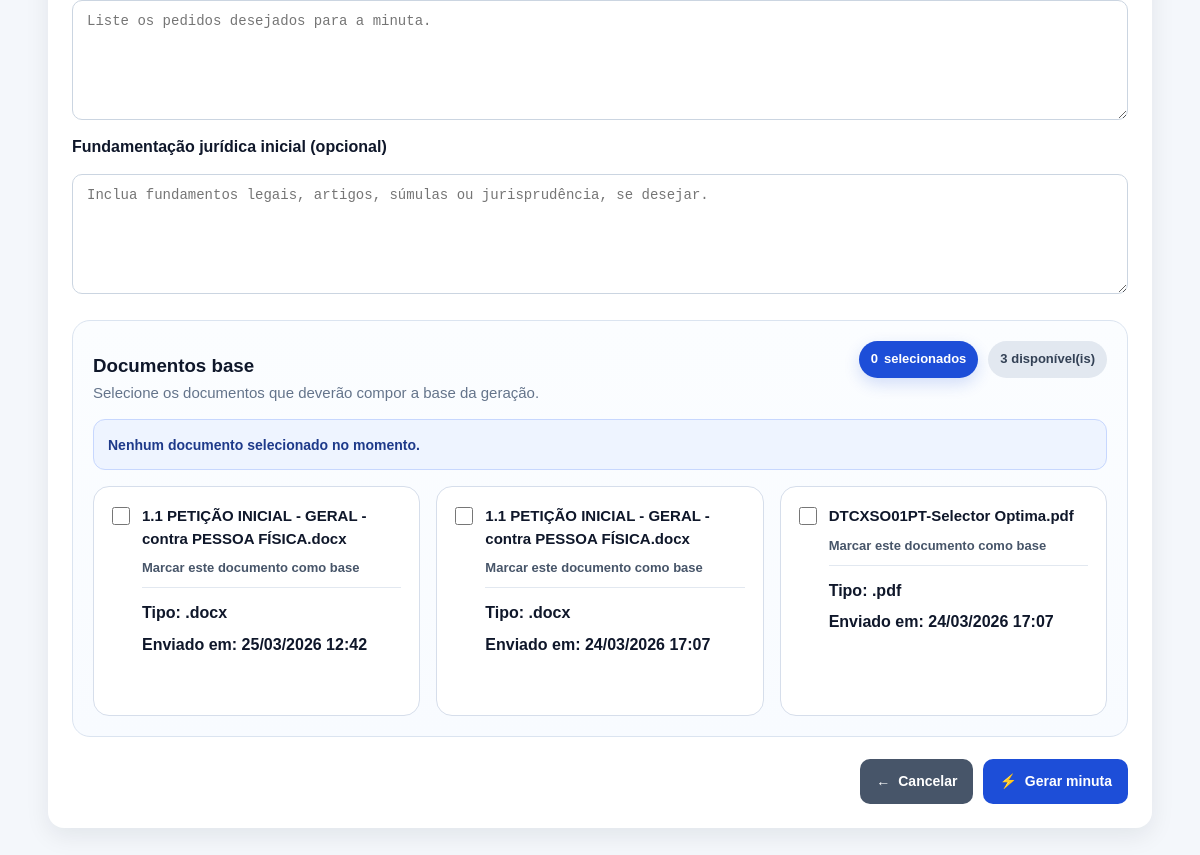
/generations/create (lower part), run on an earlier commit of the app's database.
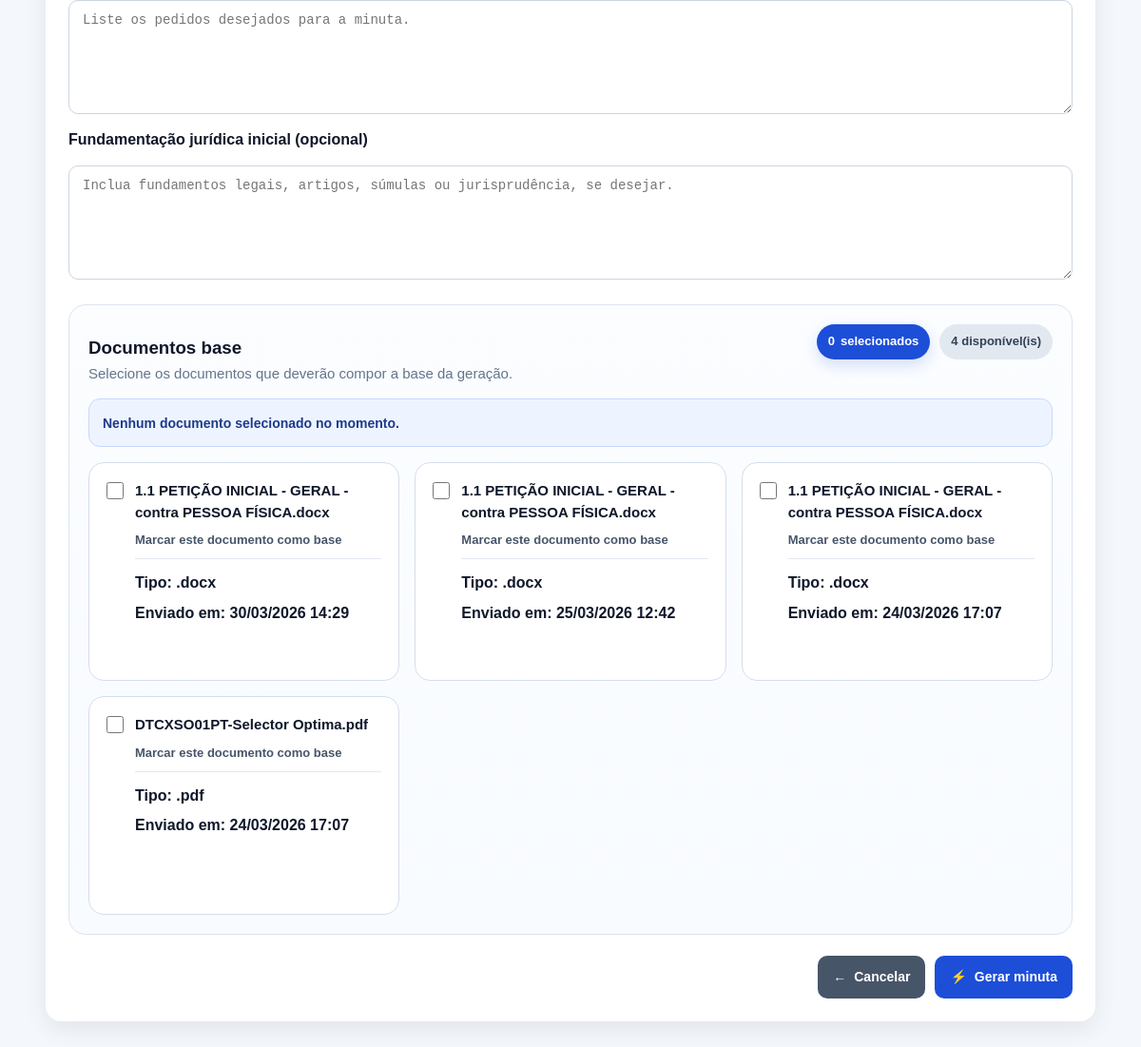
And on a later commit of the database.
### app/models/document.py (models this page shows)
class Document(Base):
    __tablename__ = "documents"
    id = Column(Integer, primary_key=True, index=True)
    original_filename = Column(String(255), nullable=False)
    saved_filename = Column(String(255), nullable=False)
    file_path = Column(String(500), nullable=False)
    file_type = Column(String(20), nullable=False)
    extracted_text = Column(Text, nullable=False)
    created_at = Column(DateTime(timezone=True), server_default=func.now(), nullable=False)

### app/routers/generations.py (the view)
@router.get("/create")
def create_generation_page(request: Request, db: Session = Depends(get_db)):
    documentos = listar_documentos(db)
    perfis = listar_perfis(db)
    perfil_ativo = buscar_perfil_ativo(db)
    selected_profile_id = perfil_ativo.id if perfil_ativo else None
    return _render_generation_form(
        request,
        documentos=documentos,
        perfis=perfis,
        tipos_de_documento=TIPOS_DE_DOCUMENTO,
        error_message=None,
        form_data={},
        selected_document_ids=[],
        selected_profile_id=selected_profile_id,
        modo_edicao=False,
        geracao=None,
    )

### app/templates/generation_create.html (shortened to what this page needs)
{% extends "base.html" %}
{% block content %}
<section class="card">
    <form
        action="{% if modo_edicao %}/generations/{{ geracao.id }}/edit{% else %}/generations/create{% endif %}"
        method="post"
        class="formulario-geracao"
        data-loading-form
        data-loading-message="{% if modo_edicao %}Atualizando geração jurídica...{% else %}Gerando minuta jurídica...{% endif %}"
        data-loading-button-text="{% if modo_edicao %}Atualizando...{% else %}Gerando...{% endif %}"
    >
        <textarea
            id="requests"
            name="requests"
            rows="5"
            placeholder="Liste os pedidos desejados para a minuta."
            required
        >{{ form_data.requests if form_data else '' }}</textarea>
        <label for="legal_basis">Fundamentação jurídica inicial (opcional)</label>
        <textarea
            id="legal_basis"
            name="legal_basis"
            rows="5"
            placeholder="Inclua fundamentos legais, artigos, súmulas ou jurisprudência, se desejar."
        >{{ form_data.legal_basis if form_data else '' }}</textarea>
        <section class="secao-documentos-base" data-document-selector>
            <div class="documentos-base-cabecalho">
                <div>
                    <h3>Documentos base</h3>
                    <p class="texto-suave">
                        Selecione os documentos que deverão compor a base da geração.
                    </p>
                </div>
                <div class="documentos-base-resumo">
                    <span class="contador-documentos-base">
                        <span data-selected-count>0</span>
                        <span data-selected-count-label">selecionados</span>
                    </span>
                    <span class="contador-documentos-total">
                        {{ documentos|length }} disponível(is)
                    </span>
                </div>
            </div>
            <div class="barra-status-documentos-base">
                <span class="texto-status-documentos" data-selected-label>
                </span>
            </div>
            {% if documentos %}
                <div class="lista-documentos-base">
                    {% for documento in documentos %}
                        {% set checked = documento.id in selected_document_ids %}
                        <label class="documento-base-item {% if checked %}selecionado{% endif %}" data-document-card>
                            <div class="documento-base-topo">
                                <div class="documento-base-check">
                                    <input
                                        type="checkbox"
                                        name="document_ids"
                                        value="{{ documento.id }}"
                                        data-document-checkbox
                                    >
                                </div>
                                <div class="documento-base-conteudo-principal">
                                    <div class="documento-base-titulo-linha">
                                        <span class="nome-documento">{{ documento.original_filename }}</span>
                                    </div>
                                    <div class="documento-base-marcacao">
                                        <span class="marcador-documento" data-marker>
                                        </span>
                                    </div>
                                    <div class="documento-base-info">
                                        <p><strong>Tipo:</strong> {{ documento.file_type }}</p>
                                        <p>
                                            <strong>Enviado em:</strong>
                                            {{ documento.created_at.strftime("%d/%m/%Y %H:%M") if documento.created_at else "-" }}
                                        </p>
                                    </div>
                                </div>
                            </div>
                        </label>
                    {% endfor %}
                </div>
            {% endif %}
        </section>
        <div class="acoes-formulario-geracao">
            <a class="botao botao-secundario" href="/generations">
                <span class="icone-botao" aria-hidden="true">←</span>
                Cancelar
            </a>
            <button class="botao" type="submit">
                {% if modo_edicao %}
                    <span class="icone-botao" aria-hidden="true">💾</span>
                    Atualizar geração
                {% else %}
                    <span class="icone-botao" aria-hidden="true">⚡</span>
                    Gerar minuta
                {% endif %}
            </button>
        </div>
    </form>
</section>
{% endblock %}

### app/templates/base.html (shortened to what this page needs)
<!DOCTYPE html>
<html lang="pt-BR">
<head>
    <link rel="stylesheet" href="{{ url_for('static', path='css/style.css') }}?v=4.8">
</head>
<body>
    <main class="container pagina-conteudo">
        {% block content %}{% endblock %}
    </main>
</body>
</html>

What changed in the data, as far as the page shows it:
added Document: original_filename "1.1 PETIÇÃO INICIAL - GERAL - contra PESSOA FÍSICA.docx", file_type ".docx", created_at "30/03/2026 14:29"
Also different on the page:
{{ documentos|length }}: "3" → "4"
